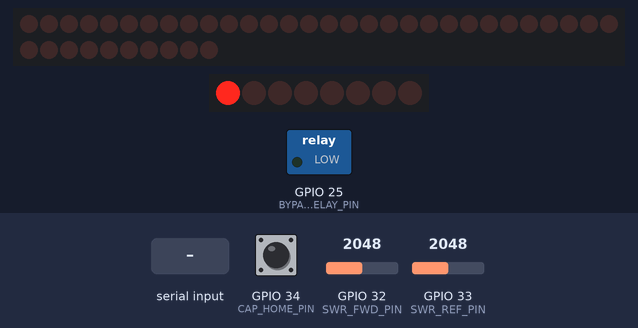
Bench run of a sketch on a simulated ESP32. Shown: 40 shift-register outputs drawn as a row of LEDs (first output left, lit = HIGH), 8 shift-register outputs drawn as a row of LEDs (first output left, lit = HIGH), switched loads named in the sketch (green lamp = pin HIGH). Wiring (inferred from the names in the program): 5 × shift register (74HC595): data GPIO 23; shift clock GPIO 26; latch GPIO 27. Wiring (inferred from the signals the program sends): row of LEDs: on Q0, Q1, Q2, Q3, Q4, Q5, Q6, Q7, Q8, Q9, Q10, Q11, Q12, Q13, Q14, Q15, Q16, Q17, Q18, Q19, Q20, Q21, Q22, Q23, Q24, Q25, Q26, Q27, Q28, Q29, Q30, Q31, Q32, Q33, Q34, Q35, Q36, Q37, Q38, Q39. The test bench sets the inputs (shaded band); at power-on: GPIO 33 (SWR_REF_PIN) = 2048, GPIO 32 (SWR_FWD_PIN) = 2048, GPIO 34 (CAP_HOME_PIN) HIGH. WiFi joins after 1.5 s; servers stay silent unless stated; uploads are accepted with an empty reply; EEPROM starts erased; nothing arrives over Bluetooth unless stated; pins used as bus, display or sensor lines are not drawn; what the sketch prints to the serial monitor is not drawn.

Above: at 7.8 s.
7.9 s: "TUNE 14.225\n" received over Serial
At 10.09 s:
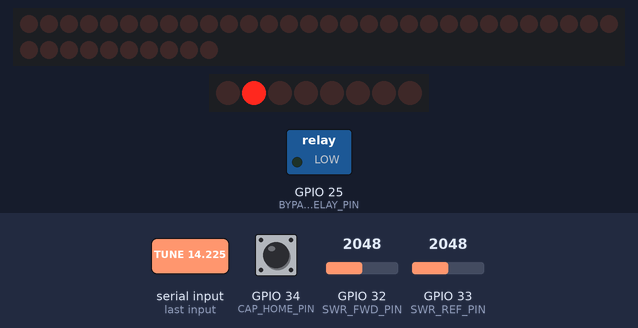
10.9 s: "BYPASS ON\n" received over the second serial link
At 12.2 s:
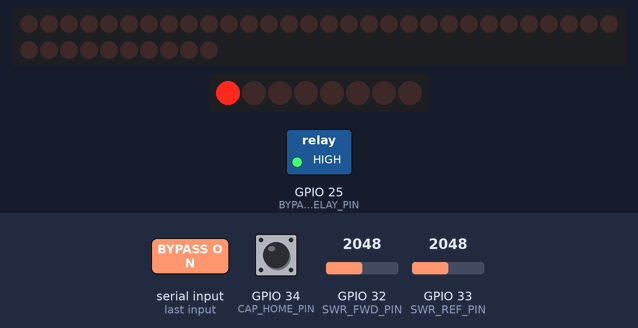
13.9 s: "TUNE 14.225\n" received over the second serial link
At 14.5 s:
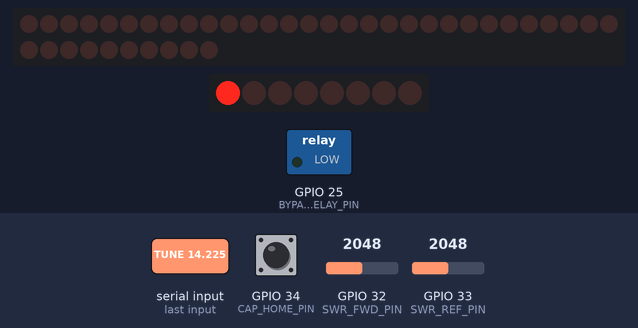
15.5 s: GPIO 33 (SWR_REF_PIN) set to 435
18.5 s: GPIO 33 (SWR_REF_PIN) set to 385
Timing chart, 0 to 21.5 s (numbered marks = the images above; inputs shaded):
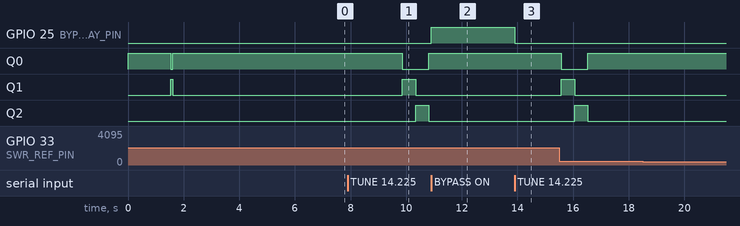

The sketch:

esp32_tuner.ino
```cpp
/**
 * esp32_tuner.ino — TM-TUNER-001 Rev A
 * ESP32 Automatic Antenna Tuner with NEC Model-Assisted Prediction
 *
 * Hardware:
 *   ESP32-WROOM-32
 *   L-network: 74HC595 shift register → relay matrix (8 inductance taps)
 *   Capacitor: A4988-driven stepper motor, 200 steps/rotation
 *   SWR sensor: directional coupler (-30dB) + 1N5711 detectors on ADC pins
 *   Bypass relay: direct RF path when already matched
 *
 * Libraries required (Arduino IDE):
 *   ESP32 board package >= 3.0  (espressif/arduino-esp32)
 *   ArduinoJson >= 7.0          (bblanchon/ArduinoJson)
 *   ArduinoOTA                  (included in ESP32 package)
 *
 * WiFi + BT Serial for control. Queries NEC web API for initial tuning
 * prediction, then fine-tunes by measuring SWR.
 */

#include <Arduino.h>
#include <WiFi.h>
#include <HTTPClient.h>
#include <ArduinoJson.h>
#include <BluetoothSerial.h>
#include <Preferences.h>
#include <ArduinoOTA.h>
#include <esp_task_wdt.h>
#include "config.h"
#include "tuner_protocol.h"

// ─── Globals ──────────────────────────────────────────────────────────────────
BluetoothSerial BT;
Preferences     prefs;

volatile bool   homeDetected    = false;
int             capCurrentSteps = 0;
int             currentLTap     = 0;
float           currentFreqMHz  = 14.225f;
char            currentAntType[32] = DEFAULT_ANT_TYPE;
bool            bypassEngaged   = false;
String          btCmdBuffer;

// ADC calibration offsets (set by CALZERO command)
int             adcFwdZero = 0;
int             adcRefZero = 0;

// ─── ISR ──────────────────────────────────────────────────────────────────────
void IRAM_ATTR onHomeDetected() {
    homeDetected = true;
}

// ─── Setup ────────────────────────────────────────────────────────────────────
void setup() {
    Serial.begin(SERIAL_BAUD);
    Serial.println("\n=== TM-TUNER-001 NEC Auto-Tuner v" FW_VERSION " ===");

    initPins();
    initPreferences();
    initWiFi();
    initBluetooth();
    initOTA();
    initWatchdog();

    Serial.println("POST: Running self-test...");
    selfTest();
    Serial.println("POST: PASS");
    Serial.printf("Antenna: %s  Freq: %.3f MHz\n", currentAntType, currentFreqMHz);
}

// ─── Loop ─────────────────────────────────────────────────────────────────────
void loop() {
    esp_task_wdt_reset();
    ArduinoOTA.handle();

    static uint32_t lastPollMs = 0;
    if (millis() - lastPollMs >= POLL_INTERVAL_MS) {
        lastPollMs = millis();
        reportStatus();
    }

    handleBTCommands();
    handleSerialCommands();
}

// ─── Pin Initialization ───────────────────────────────────────────────────────
void initPins() {
    // Shift register
    pinMode(SR_CLK_PIN,   OUTPUT);
    pinMode(SR_DATA_PIN,  OUTPUT);
    pinMode(SR_LATCH_PIN, OUTPUT);
    setLTap(0);

    // Capacitor stepper
    pinMode(CAP_STEP_PIN, OUTPUT);
    pinMode(CAP_DIR_PIN,  OUTPUT);
    digitalWrite(CAP_DIR_PIN, LOW);

    // Hall sensor home
    pinMode(CAP_HOME_PIN, INPUT_PULLUP);
    attachInterrupt(digitalPinToInterrupt(CAP_HOME_PIN), onHomeDetected, FALLING);

    // SWR ADC
    pinMode(SWR_FWD_PIN, INPUT);
    pinMode(SWR_REF_PIN, INPUT);
    analogSetAttenuation(ADC_11db);

    // Bypass relay
    pinMode(BYPASS_RELAY_PIN, OUTPUT);
    setBypass(false);
}

// ─── Preferences ──────────────────────────────────────────────────────────────
void initPreferences() {
    prefs.begin(NVS_NAMESPACE, false);
    adcFwdZero = prefs.getInt("calFwdZero", 0);
    adcRefZero = prefs.getInt("calRefZero", 0);
    strlcpy(currentAntType,
            prefs.getString("antType", DEFAULT_ANT_TYPE).c_str(),
            sizeof(currentAntType));
}

// ─── WiFi ─────────────────────────────────────────────────────────────────────
void initWiFi() {
    Serial.printf("WiFi: connecting to %s...\n", WIFI_SSID);
    WiFi.begin(WIFI_SSID, WIFI_PASSWORD);
    uint32_t t0 = millis();
    while (WiFi.status() != WL_CONNECTED && millis() - t0 < WIFI_TIMEOUT_MS) {
        delay(250);
        Serial.print(".");
    }
    if (WiFi.status() == WL_CONNECTED) {
        Serial.printf("\nWiFi: connected, IP=%s\n", WiFi.localIP().toString().c_str());
    } else {
        Serial.println("\nWiFi: FAILED (continuing without API)");
    }
}

// ─── Bluetooth ────────────────────────────────────────────────────────────────
void initBluetooth() {
    if (!BT.begin(BT_DEVICE_NAME)) {
        Serial.println("BT: init failed");
    } else {
        Serial.printf("BT: ready, name='%s'\n", BT_DEVICE_NAME);
    }
}

// ─── OTA ──────────────────────────────────────────────────────────────────────
void initOTA() {
    ArduinoOTA.setPassword(OTA_PASSWORD);
    ArduinoOTA.setHostname(DEVICE_NAME);
    ArduinoOTA.onStart([]() { Serial.println("OTA: start"); });
    ArduinoOTA.onEnd([]()   { Serial.println("OTA: complete"); });
    ArduinoOTA.onError([](ota_error_t err) {
        Serial.printf("OTA error[%u]\n", err); });
    ArduinoOTA.begin();
}

// ─── Watchdog ─────────────────────────────────────────────────────────────────
void initWatchdog() {
    esp_task_wdt_init(WDT_TIMEOUT_S, true);
    esp_task_wdt_add(NULL);
}

// ─── Self Test ────────────────────────────────────────────────────────────────
void selfTest() {
    // Verify ADC reads sane (should be near zero with no RF)
    int fwd = readADCAvg(SWR_FWD_PIN);
    int ref = readADCAvg(SWR_REF_PIN);
    Serial.printf("ADC: fwd=%d ref=%d (baseline)\n", fwd, ref);

    // Test shift register: cycle all L taps
    for (int i = 0; i < L_TAPS; i++) { setLTap(i); delay(10); }
    setLTap(0);

    // Home stepper
    Serial.println("Homing capacitor stepper...");
    homeCapacitor();
}

// ─── L-Tap Selector (74HC595) ────────────────────────────────────────────────
void setLTap(int tap) {
    tap = constrain(tap, 0, L_TAPS - 1);
    uint8_t data = (1 << tap);
    digitalWrite(SR_LATCH_PIN, LOW);
    shiftOut(SR_DATA_PIN, SR_CLK_PIN, MSBFIRST, data);
    digitalWrite(SR_LATCH_PIN, HIGH);
    currentLTap = tap;
    delayMicroseconds(100);
}

// ─── Capacitor Stepper Control ────────────────────────────────────────────────
void stepCap(int steps) {
    if (steps == 0) return;
    bool dir = (steps > 0);
    int  abs_steps = abs(steps);

    digitalWrite(CAP_DIR_PIN, dir ? HIGH : LOW);
    delayMicroseconds(10);

    for (int i = 0; i < abs_steps; i++) {
        // Check limits
        int target = capCurrentSteps + (dir ? 1 : -1);
        if (target < 0 || target > CAP_MAX_STEPS) break;

        digitalWrite(CAP_STEP_PIN, HIGH);
        delayMicroseconds(STEP_DELAY_US / 2);
        digitalWrite(CAP_STEP_PIN, LOW);
        delayMicroseconds(STEP_DELAY_US / 2);
        capCurrentSteps += (dir ? 1 : -1);
    }
}

void setCapSteps(int target) {
    target = constrain(target, 0, CAP_MAX_STEPS);
    stepCap(target - capCurrentSteps);
}

bool homeCapacitor() {
    homeDetected = false;
    // Back off if already at home
    if (digitalRead(CAP_HOME_PIN) == LOW) {
        stepCap(20);
        delay(200);
    }
    // Move toward home
    digitalWrite(CAP_DIR_PIN, LOW);
    uint32_t t0 = millis();
    while (!homeDetected && millis() - t0 < HOME_TIMEOUT_MS) {
        esp_task_wdt_reset();
        digitalWrite(CAP_STEP_PIN, HIGH); delayMicroseconds(STEP_DELAY_US / 2);
        digitalWrite(CAP_STEP_PIN, LOW);  delayMicroseconds(STEP_DELAY_US / 2);
    }
    if (homeDetected) {
        capCurrentSteps = 0;
        Serial.println("Cap: HOME OK");
        return true;
    }
    Serial.println("Cap: HOME TIMEOUT — hardware check required");
    return false;
}

// ─── Bypass Relay ─────────────────────────────────────────────────────────────
void setBypass(bool engage) {
    digitalWrite(BYPASS_RELAY_PIN, engage ? HIGH : LOW);
    bypassEngaged = engage;
}

// ─── SWR Measurement ──────────────────────────────────────────────────────────
int readADCAvg(int pin) {
    long sum = 0;
    for (int i = 0; i < ADC_SAMPLES; i++) {
        sum += analogRead(pin);
        delayMicroseconds(10);
    }
    return (int)(sum / ADC_SAMPLES);
}

float adcToVolts(int raw) {
    return ((float)raw / 4095.0f) * ADC_REF_MV / 1000.0f / V_DIVIDER_RATIO;
}

float voltsToPower_mW(float v_det) {
    // Detector: Schottky diode + 51Ω load + coupling factor
    // At low level: V_out ≈ (V_rf / coupling_linear) * detector_factor
    // coupling_linear = 10^(COUPLING_DB/20)
    float coupling_lin = pow(10.0f, COUPLING_DB / 20.0f);
    if (v_det <= 0.0f || coupling_lin <= 0.0f) return 0.0f;
    // V_rf at detector input = v_det / coupling_lin
    // P = V^2 / R, R = 50Ω
    float v_rf = v_det / coupling_lin;
    return (v_rf * v_rf / 50.0f) * 1000.0f;  // milliwatts
}

float measureSWR() {
    int   fwd_raw  = readADCAvg(SWR_FWD_PIN) - adcFwdZero;
    int   ref_raw  = readADCAvg(SWR_REF_PIN) - adcRefZero;
    if (fwd_raw <= 0) return 99.9f;  // No forward power

    float v_fwd    = adcToVolts(max(fwd_raw, 0));
    float v_ref    = adcToVolts(max(ref_raw, 0));
    float p_fwd    = voltsToPower_mW(v_fwd);
    float p_ref    = voltsToPower_mW(v_ref);

    if (p_fwd < 0.001f) return 99.9f;
    float gamma    = sqrt(p_ref / p_fwd);
    if (gamma >= 1.0f) return 99.9f;
    return (1.0f + gamma) / (1.0f - gamma);
}

// ─── API: Get Predicted Tune ──────────────────────────────────────────────────
bool getAPIPrediction(float freq_mhz, TuneResponse& resp) {
    if (WiFi.status() != WL_CONNECTED) return false;

    TuneRequest req;
    req.freq_mhz = freq_mhz;
    strlcpy(req.antenna_type, currentAntType, sizeof(req.antenna_type));
    req.z_r = 50.0f; req.z_x = 0.0f;

    String url = String("http://") + API_HOST + ":" + API_PORT + "/tune/predict";
    HTTPClient http;
    http.begin(url);
    http.addHeader("Content-Type", "application/json");
    http.setTimeout(API_TIMEOUT_MS);

    int code = http.POST(req.toJSON());
    if (code == 200) {
        resp.fromJSON(http.getString());
        Serial.printf("API: L=%d C=%d SWR_pred=%.2f conf=%.2f\n",
                      resp.l_tap, resp.c_steps, resp.predicted_swr, resp.confidence);
        http.end();
        return resp.valid;
    }
    Serial.printf("API: HTTP %d\n", code);
    http.end();
    return false;
}

// ─── Tuning Algorithm ────────────────────────────────────────────────────────
void tuneToFreq(float freq_mhz) {
    Serial.printf("TUNE: %.3f MHz (%s)\n", freq_mhz, currentAntType);
    currentFreqMHz = freq_mhz;

    // Step 1: Check if bypass is sufficient
    setBypass(false);
    delay(SETTLE_DELAY_MS);
    float swr_direct = measureSWR();
    if (swr_direct <= SWR_BYPASS_THRESH) {
        setBypass(true);
        Serial.printf("TUNE: bypass engaged (SWR=%.2f)\n", swr_direct);
        return;
    }

    // Step 2: Check NVS map
    int   map_idx  = freqToMapIndex(freq_mhz);
    TuneMapEntry entry = loadMapEntry(map_idx);
    int   start_l  = 0;
    int   start_c  = CAP_MAX_STEPS / 2;

    if (entry.freq_khz > 0) {
        // Use stored map
        start_l = entry.l_tap;
        start_c = entry.getCapSteps();
        Serial.printf("NVS: L=%d C=%d\n", start_l, start_c);
    } else {
        // Step 3: Query API
        TuneResponse api_resp;
        if (getAPIPrediction(freq_mhz, api_resp)) {
            start_l = api_resp.l_tap;
            start_c = api_resp.c_steps;
        }
    }

    // Apply initial settings
    setLTap(start_l);
    setCapSteps(start_c);
    delay(SETTLE_DELAY_MS);
    float swr = measureSWR();
    Serial.printf("TUNE: initial L=%d C=%d SWR=%.2f\n", start_l, start_c, swr);

    // Step 4: Fine-tune — sweep L and C around starting point
    float best_swr = swr;
    int   best_l   = start_l;
    int   best_c   = start_c;

    for (int dl = -FINE_TUNE_L_RANGE; dl <= FINE_TUNE_L_RANGE; dl++) {
        int l = constrain(start_l + dl, 0, L_TAPS - 1);
        setLTap(l);
        for (int dc = -FINE_TUNE_C_RANGE; dc <= FINE_TUNE_C_RANGE; dc += 2) {
            int c = constrain(start_c + dc, 0, CAP_MAX_STEPS);
            setCapSteps(c);
            delay(SETTLE_DELAY_MS / 4);
            esp_task_wdt_reset();
            float s = measureSWR();
            if (s < best_swr) {
                best_swr = s;
                best_l   = l;
                best_c   = c;
            }
            if (s < SWR_GOOD_THRESH) goto tune_done;
        }
    }

tune_done:
    setLTap(best_l);
    setCapSteps(best_c);
    Serial.printf("TUNE: done L=%d C=%d SWR=%.2f\n", best_l, best_c, best_swr);

    // Save to NVS map
    entry.freq_khz = (uint16_t)(freq_mhz * 1000);
    entry.l_tap    = best_l;
    entry.setCapSteps(best_c);
    saveMapEntry(map_idx, entry);

    // Engage bypass if SWR is excellent
    if (best_swr <= SWR_BYPASS_THRESH) {
        setBypass(true);
    }
}

// ─── NVS Tune Map ────────────────────────────────────────────────────────────
int freqToMapIndex(float freq_mhz) {
    int freq_khz = (int)(freq_mhz * 1000 + 0.5f);
    return constrain((freq_khz - MAP_FREQ_LOW_KHZ) / MAP_FREQ_STEP_KHZ,
                     0, MAP_ENTRIES - 1);
}

TuneMapEntry loadMapEntry(int idx) {
    char key[12];
    sprintf(key, "tm%04d", idx);
    TuneMapEntry e;
    memset(&e, 0, sizeof(e));
    prefs.getBytes(key, &e, sizeof(e));
    return e;
}

void saveMapEntry(int idx, const TuneMapEntry& e) {
    char key[12];
    sprintf(key, "tm%04d", idx);
    prefs.putBytes(key, &e, sizeof(e));
}

// ─── Status Report ────────────────────────────────────────────────────────────
void reportStatus() {
    float swr = measureSWR();
    TunerStatus st;
    st.swr       = swr;
    st.fwd_v     = adcToVolts(readADCAvg(SWR_FWD_PIN));
    st.ref_v     = adcToVolts(readADCAvg(SWR_REF_PIN));
    st.l_tap     = currentLTap;
    st.c_steps   = capCurrentSteps;
    st.freq_mhz  = currentFreqMHz;
    st.bypassed  = bypassEngaged;
    st.timestamp_ms = millis();

    if      (bypassEngaged)           strlcpy(st.status_str, "BYPASS",  sizeof(st.status_str));
    else if (swr < SWR_GOOD_THRESH)   strlcpy(st.status_str, "TUNED",   sizeof(st.status_str));
    else if (swr > SWR_MAX_SAFE)      strlcpy(st.status_str, "FAULT",   sizeof(st.status_str));
    else                              strlcpy(st.status_str, "RUNNING", sizeof(st.status_str));

    String json = st.toJSON();
    if (BT.hasClient()) BT.println(json);
    Serial.println(json);
}

// ─── Band Sweep ───────────────────────────────────────────────────────────────
void sweepBand(float f_start, float f_stop, float f_step) {
    Serial.printf("SWEEP: %.2f–%.2f MHz step=%.2f\n", f_start, f_stop, f_step);
    int steps = (int)((f_stop - f_start) / f_step) + 1;
    for (int i = 0; i < steps; i++) {
        float f = f_start + i * f_step;
        if (f > f_stop) f = f_stop;
        tuneToFreq(f);
        Serial.printf("SWEEP: %.3f MHz done (L=%d C=%d SWR=%.2f)\n",
                      f, currentLTap, capCurrentSteps, measureSWR());
        esp_task_wdt_reset();
    }
    Serial.println("SWEEP: complete");
}

// ─── Map Dump ─────────────────────────────────────────────────────────────────
void dumpMap() {
    String csv = "freq_khz,l_tap,c_steps\n";
    for (int i = 0; i < MAP_ENTRIES; i++) {
        TuneMapEntry e = loadMapEntry(i);
        if (e.freq_khz > 0) {
            csv += String(e.freq_khz) + "," + String(e.l_tap) + "," +
                   String(e.getCapSteps()) + "\n";
        }
    }
    if (BT.hasClient()) BT.print(csv);
    Serial.print(csv);
}

// ─── Command Parsing ──────────────────────────────────────────────────────────
void processCommand(const String& cmd) {
    String c = cmd;
    c.trim();
    c.toUpperCase();

    if (c.startsWith("TUNE ")) {
        float f = c.substring(5).toFloat();
        if (f > 1.0f && f < 50.0f) tuneToFreq(f);
    }
    else if (c.startsWith("SWEEP ")) {
        float f1 = 0, f2 = 0, fs = 0.1f;
        sscanf(c.c_str(), "SWEEP %f %f %f", &f1, &f2, &fs);
        if (f1 > 0 && f2 > f1) sweepBand(f1, f2, fs);
    }
    else if (c == "STOREBAND") {
        int idx = freqToMapIndex(currentFreqMHz);
        TuneMapEntry e;
        e.freq_khz = (uint16_t)(currentFreqMHz * 1000);
        e.l_tap    = currentLTap;
        e.setCapSteps(capCurrentSteps);
        saveMapEntry(idx, e);
        Serial.printf("STOREBAND: saved %.3f MHz L=%d C=%d\n",
                      currentFreqMHz, currentLTap, capCurrentSteps);
    }
    else if (c == "STATUS") {
        reportStatus();
    }
    else if (c == "HOME") {
        homeCapacitor();
    }
    else if (c == "BYPASS ON")  { setBypass(true);  Serial.println("Bypass: ON"); }
    else if (c == "BYPASS OFF") { setBypass(false); Serial.println("Bypass: OFF"); }
    else if (c == "GETMAP") {
        dumpMap();
    }
    else if (c.startsWith("SETANT ")) {
        String ant = c.substring(7);
        ant.toLowerCase();
        strlcpy(currentAntType, ant.c_str(), sizeof(currentAntType));
        prefs.putString("antType", currentAntType);
        Serial.printf("ANT: set to '%s'\n", currentAntType);
    }
    else if (c == "CALZERO") {
        adcFwdZero = readADCAvg(SWR_FWD_PIN);
        adcRefZero = readADCAvg(SWR_REF_PIN);
        prefs.putInt("calFwdZero", adcFwdZero);
        prefs.putInt("calRefZero", adcRefZero);
        Serial.printf("CAL: zero set fwd=%d ref=%d\n", adcFwdZero, adcRefZero);
    }
    else if (c == "RESET") {
        prefs.clear();
        Serial.println("NVS: cleared. Rebooting...");
        delay(500);
        ESP.restart();
    }
    else {
        Serial.printf("Unknown command: %s\n", cmd.c_str());
    }
}

void handleBTCommands() {
    while (BT.available()) {
        char ch = BT.read();
        if (ch == '\n' || ch == '\r') {
            if (btCmdBuffer.length() > 0) {
                processCommand(btCmdBuffer);
                btCmdBuffer = "";
            }
        } else {
            btCmdBuffer += ch;
        }
    }
}

void handleSerialCommands() {
    static String serBuf;
    while (Serial.available()) {
        char ch = Serial.read();
        if (ch == '\n' || ch == '\r') {
            if (serBuf.length() > 0) {
                processCommand(serBuf);
                serBuf = "";
            }
        } else {
            serBuf += ch;
        }
    }
}
```

Source omitted: tuner_protocol.h (4629 bytes), config.h (3645 bytes)

Measured:
- after the input at 7.9 s, Q0: HIGH → LOW after 2.0 s, → HIGH 0.95 s later; Q1: LOW → HIGH after 2.0 s, → LOW 0.48 s later; Q2: LOW → HIGH after 2.4 s, → LOW 0.47 s later
- after the input at 10.9 s, GPIO 25 (BYPASS_RELAY_PIN): LOW → HIGH at once
- after the input at 13.9 s, GPIO 25 (BYPASS_RELAY_PIN): HIGH → LOW at once
- after the input at 18.5 s, every drawn part: stays the same
